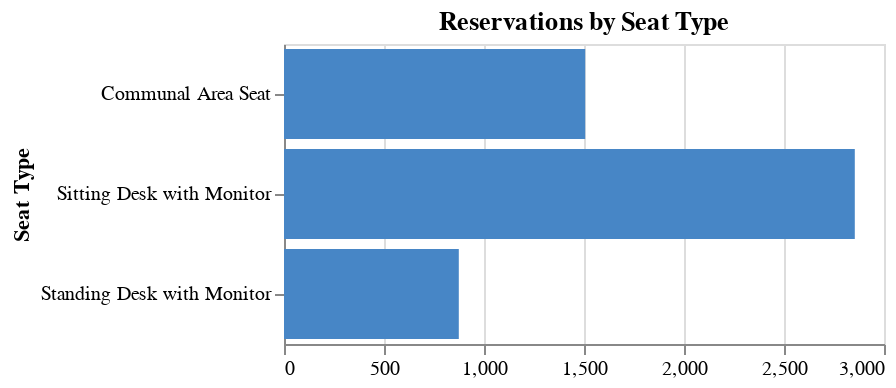

Notebook code for this chart:
### Code cell
# Generate reservations by seat type visualization
reservations_by_seat_type(csxl_csv_file_path).show()

### Figure 1 — Vega-Lite specification as saved in the notebook (floating-point values rounded to 4 significant figures)
{"config": {"view": {"continuousWidth": 300, "continuousHeight": 300}, "mark": {"color": "#4786c6"}}, "data": {"name": "data-f3b25b1381aabbbee1a5eaef10e63d32"}, "mark": {"type": "bar"}, "encoding": {"tooltip": [{"field": "count", "type": "quantitative"}], "x": {"field": "count", "title": null, "type": "quantitative"}, "y": {"field": "title", "title": "Seat Type", "type": "nominal"}}, "height": 150, "title": "Reservations by Seat Type", "$schema": "https://vega.github.io/schema/vega-lite/v5.17.0.json", "datasets": {"data-f3b25b1381aabbbee1a5eaef10e63d32": [{"title": "Communal Area Seat", "count": 1506}, {"title": "Sitting Desk with Monitor", "count": 2854}, {"title": "Standing Desk with Monitor", "count": 874}]}}
